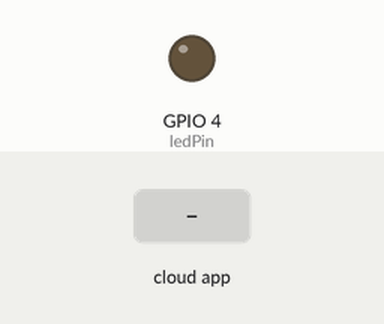
Simulated run of this sketch. Board: ESP8266 (NodeMCU). Parts: output pins drawn as LEDs (lit = HIGH). Inputs (shaded band) come from the test bench. WiFi joins after 1.5 s; servers stay silent unless stated; the Firebase database answers and starts empty; what the sketch prints to the serial monitor is not drawn.

Above: at 2.7 s.
2.8 s: the phone or cloud app sets state to 1
At 4.4 s:
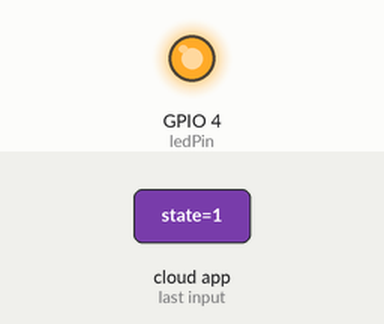
5.1 s: the phone or cloud app sets state to 0
At 6.0 s:
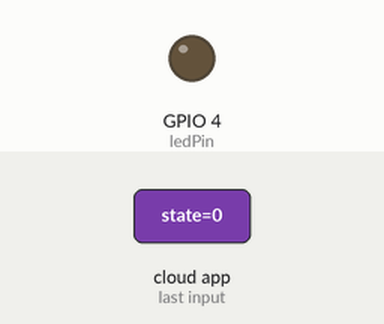
Timing chart, 0 to 8.1 s (numbered marks = the images above; inputs shaded):
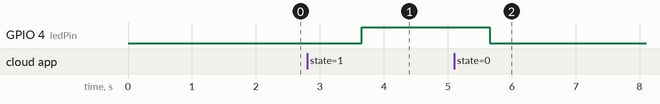

Measured:
- after the input at 2.8 s, GPIO 4 (ledPin): LOW → HIGH after 0.86 s
- after the input at 5.1 s, GPIO 4 (ledPin): HIGH → LOW after 0.56 s

The sketch:

FireBaseIOT-DSAFinals.ino
```cpp
#include <ESP8266WiFi.h>
#include <Firebase_ESP_Client.h>


#define WIFI_SSID "WIFISSID"
#define WIFI_PASSWORD "WIFIPASS"


#define API_KEY "APIforFirebase"


#define DATABASE_URL "url here"

#define USER_EMAIL "@gmail.com"
#define USER_PASSWORD "d"


FirebaseData fbdo;

FirebaseAuth auth;
FirebaseConfig config;

unsigned long sendDataPrevMillis = 0;

const int ledPin = 4;

void setup()
{
  pinMode(ledPin, OUTPUT);
  digitalWrite(ledPin, LOW);

  Serial.begin(115200);
  WiFi.begin(WIFI_SSID, WIFI_PASSWORD);

  Serial.print("Connecting to Wi-Fi");
  while (WiFi.status() != WL_CONNECTED)
  {
    Serial.print(".");
    delay(300);
  }
  Serial.println();
  Serial.print("Connected with IP: ");
  Serial.println(WiFi.localIP());
  Serial.println();


  config.api_key = API_KEY;


  auth.user.email = USER_EMAIL;
  auth.user.password = USER_PASSWORD;


  config.database_url = DATABASE_URL;

  Firebase.reconnectNetwork(true);


  fbdo.setBSSLBufferSize(4096 , 1024 );


  fbdo.setResponseSize(2048);

  Firebase.begin(&config, &auth);

  Firebase.setDoubleDigits(5);

  config.timeout.serverResponse = 10 * 1000;
}

void loop()
{

  if (Firebase.ready() && (millis() - sendDataPrevMillis > 1000 || sendDataPrevMillis == 0))
  {
    sendDataPrevMillis = millis();

  int ledState;
   if(Firebase.RTDB.getInt(&fbdo, "/led/state", &ledState)){
    digitalWrite(ledPin, ledState);
   }else{
    Serial.println(fbdo.errorReason().c_str());
   }
  }
}
```
